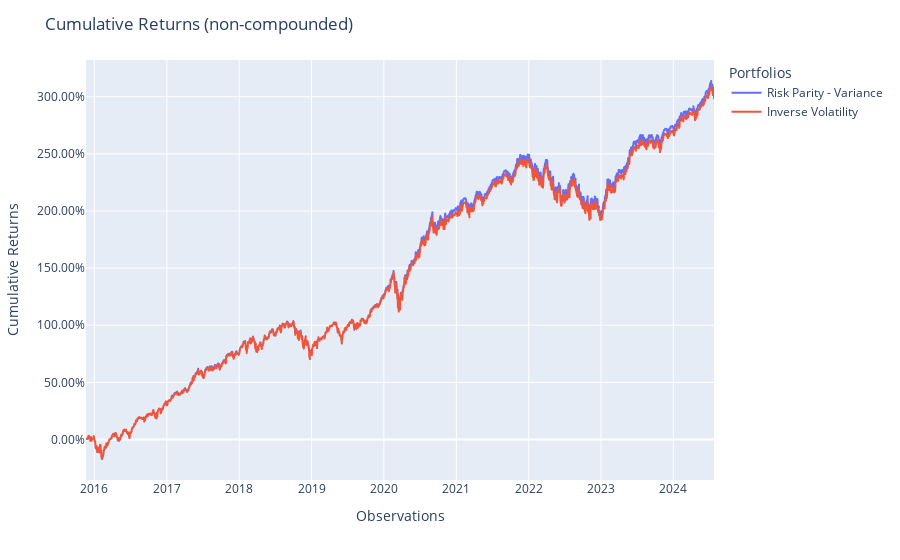

Notebook code for this chart:
### Code cell
population = Population([pred_model, pred_bench])
population.plot_cumulative_returns()

### Figure 1 — Plotly figure (JSON) as saved in the notebook; plotly's stock layout.template omitted (floating-point values rounded to 4 significant figures; data arrays with more than 128 entries replaced by an {"elided": "..."} marker saying what was removed)
{"data": [{"hovertemplate": "variable=Risk Parity - Variance<br>index=%{x}<br>value=%{y}<extra></extra>", "legendgroup": "Risk Parity - Variance", "line": {"color": "#636efa", "dash": "solid"}, "marker": {"symbol": "circle"}, "mode": "lines", "name": "Risk Parity - Variance", "showlegend": true, "type": "scattergl", "x": {"elided": "2181 str values"}, "xaxis": "x", "y": {"elided": "2181 float values"}, "yaxis": "y"}, {"hovertemplate": "variable=Inverse Volatility<br>index=%{x}<br>value=%{y}<extra></extra>", "legendgroup": "Inverse Volatility", "line": {"color": "#EF553B", "dash": "solid"}, "marker": {"symbol": "circle"}, "mode": "lines", "name": "Inverse Volatility", "showlegend": true, "type": "scattergl", "x": {"elided": "2181 str values"}, "xaxis": "x", "y": {"elided": "2181 float values"}, "yaxis": "y"}], "layout": {"legend": {"title": {"text": "Portfolios"}, "tracegroupgap": 0}, "margin": {"t": 60}, "title": {"text": "Cumulative Returns (non-compounded)"}, "xaxis": {"anchor": "y", "domain": [0, 1], "title": {"text": "Observations"}}, "yaxis": {"anchor": "x", "domain": [0, 1], "tickformat": ".2%", "title": {"text": "Cumulative Returns"}}}}
